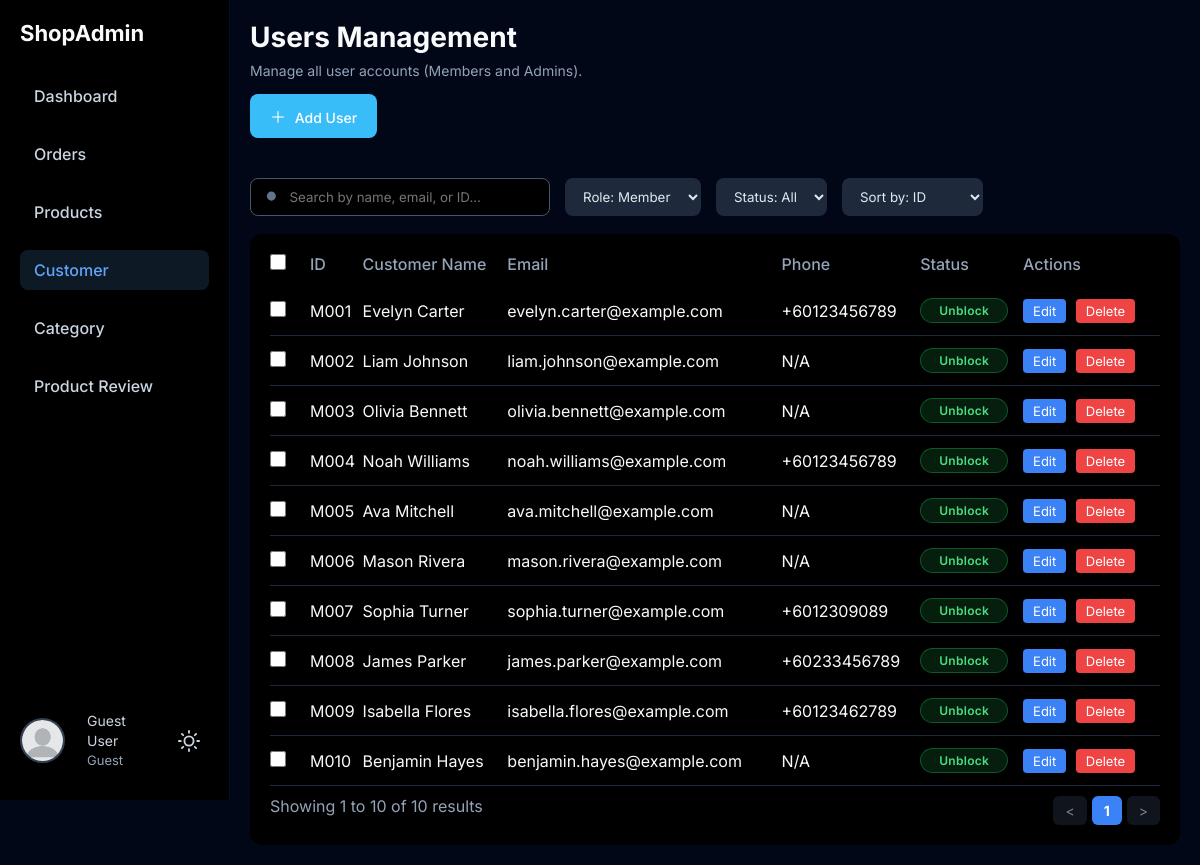
Page /pages/admin/adminCustomer.php on the earlier database version.
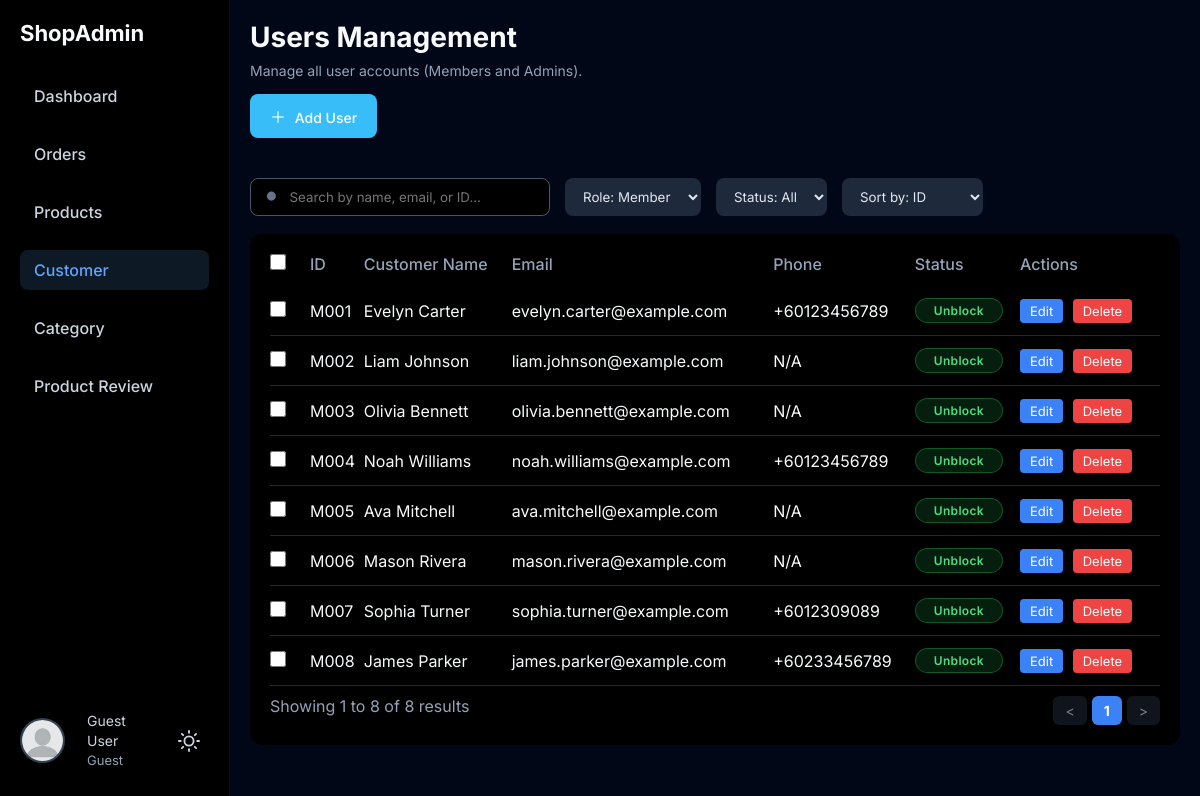
Same page on the later database version.
### tables this page shows
CREATE TABLE `userprofile` (
  `user_id` varchar(12) NOT NULL,
  `dob` date DEFAULT NULL,
  `contact_num` varchar(20) DEFAULT NULL,
  `gender` enum('Male','Female') DEFAULT NULL
);

CREATE TABLE `users` (
  `user_id` varchar(12) NOT NULL,
  `user_name` varchar(50) NOT NULL,
  `user_role` enum('Member','Admin') NOT NULL DEFAULT 'Member',
  `email` varchar(50) NOT NULL,
  `hash_password` varchar(255) NOT NULL,
  `account_status` enum('Unblock','Blocked','Unverify') NOT NULL DEFAULT 'Unblock'
);

### _base.php (called while the page is built, shortened)
<?php
$pathPrefix = (strpos($_SERVER['SCRIPT_NAME'], '/FixAndGo_Web') === 0) ? '/FixAndGo_Web' : '';
function get($key, $value = '')
{
    $value = $_GET[$key] ?? $value;
    return is_array($value) ? array_map('trim', $value) : trim($value);
}

### DAO/customer_dao.php (called while the page is built, shortened)
<?php
class CustomerDAO {
    public static function getAllCustomers($search = '', $status = '', $sortBy = 'user_id', $role = 'Member', $limit = null, $offset = 0) {
        global $_db;
        $query = "SELECT u.*, up.contact_num, up.dob, up.gender, a.address_one, a.state
                  FROM users u
                  LEFT JOIN userprofile up ON u.user_id = up.user_id
                  LEFT JOIN (
                    SELECT user_id, MIN(address_one) AS address_one, MIN(state) AS state
                    FROM address
                    GROUP BY user_id
                ) a ON u.user_id = a.user_id
                  WHERE u.user_role = ?";
        $params = [$role];
        $allowedSort = ['user_id', 'user_name', 'account_status', 'email'];
        if ($sortBy == 'user_name' || $sortBy == 'email' || $sortBy == 'user_id') {
            $query .= " ORDER BY u.$sortBy ASC";
        } else {
            $query .= " ORDER BY u.$sortBy DESC";
        }
        if (is_numeric($limit) && $limit > 0) {
            $query .= " LIMIT ? OFFSET ?";
            $params[] = (int)$limit;
            $params[] = (int)$offset;
        }
        $stmt = $_db->prepare($query);
        $stmt->execute($params);
        return $stmt->fetchAll();
    }
    public static function getTotalCount($search = '', $status = '', $role = 'Member') {
        global $_db;
        $query = "SELECT COUNT(DISTINCT u.user_id) AS total
                FROM users u
                LEFT JOIN userprofile up ON u.user_id = up.user_id
                WHERE u.user_role = ?";
        $params = [$role];
        $stmt = $_db->prepare($query);
        $stmt->execute($params);
        return (int) $stmt->fetch()->total;
    }
}
?>

### pages/admin/adminCustomer.php (the view, shortened to what this page needs)
<?php
require_once __DIR__ . '/../../_base.php';
$search = get('search');
$status = get('status', 'All');
$sortBy = get('sort', 'user_id');
$roleFilter = get('role', 'Member');
$limit = 13;
$page = (int)get('page', 1);
$offset = ($page - 1) * $limit;
$startNum = $offset + 1;
$queryParams = http_build_query([
    'search' => $search,
    'status' => $status,
    'sort'   => $sortBy,
    'role'   => $roleFilter,
    'page'   => $page
]);
$totalCustomers = CustomerDAO::getTotalCount($search, $status, $roleFilter);
$totalPages = ceil($totalCustomers / $limit);
$customers = CustomerDAO::getAllCustomers($search, $status, $sortBy, $roleFilter, $limit, $offset);
if ($totalCustomers == 0) {
    $startNum = 0;
    $endNum = 0;
} else {
    $startNum = $offset + 1;
    $endNum = min($offset + count($customers), $totalCustomers);
}
$selectedCustomer = null;
include 'adminHeader.php';
?>
<link rel="stylesheet" href="../../css/adminCustomer.css">
<div class="customers-page">
    <div class="customers-header">
        <div>
            <h1>Users Management</h1>
            <p>Manage all user accounts (Members and Admins).</p>
            <button class="add-btn" onclick="showAddModal()">
                <span>＋</span> Add User
            </button>
        </div>
    </div>
    <div class="customers-content">
        <div class="left-section">
            <form method="GET" action="adminCustomer.php" class="customer-toolbar">
                <div class="search-box">
                    <svg width="16" height="16" fill="#64748b" viewBox="0 0 24 24">
                        <path d="M21 21l-4.35-4.35M10.5 18a7.5 7.5 0 1 1 0-15 7.5 7.5 0 0 1 0 15z"/>
                    </svg>
                    <input type="text" name="search" placeholder="Search by name, email, or ID..."
                           value="<?= htmlspecialchars($search) ?>">
                </div>
                <select name="role" class="filter-select" onchange="this.form.submit()">
                    <option value="Member" <?= $roleFilter == 'Member' ? 'selected' : '' ?>>Role: Member</option>
                </select>
                <select name="status" class="filter-select" onchange="this.form.submit()">
                    <option value="All" <?= $status == 'All' ? 'selected' : '' ?>>Status: All</option>
                </select>
                <select name="sort" class="sort-select" onchange="this.form.submit()">
                    <option value="user_id" <?= $sortBy == 'user_id' ? 'selected' : '' ?>>Sort by: ID</option>
                </select>
            </form>
            <div class="customer-table-container">
                <table class="customer-table">
                    <thead>
                        <tr>
                            <th style="width: 40px;">
                                <input type="checkbox" id="selectAll" onchange="toggleSelectAll()">
                            </th>
                            <th>ID</th>
                            <th>Customer Name</th>
                            <th>Email</th>
                            <th>Phone</th>
                            <th>Status</th>
                            <th>Actions</th>
                        </tr>
                    </thead>
                    <tbody>
                        <?php if (empty($customers)): ?>
                            <tr>
                                <td colspan="7" style="text-align: center; padding: 30px;">
                                    No customers found
                                </td>
                            </tr>
                        <?php else: ?>
                            <?php foreach ($customers as $customer): ?>
                            <tr class="<?= ($selectedCustomer && $selectedCustomer->user_id == $customer->user_id) ? 'selected' : '' ?>">
                                <td onclick="event.stopPropagation();">
                                    <input type="checkbox" class="user-checkbox"
                                           value="<?= htmlspecialchars($customer->user_id) ?>"
                                           onchange="updateBulkDeleteBtn()">
                                </td>
                                <td onclick="window.location.href='?edit=<?= $customer->user_id ?>&<?= $queryParams ?>'"
                                    style="cursor: pointer;">
                                    <?= htmlspecialchars($customer->user_id) ?>
                                </td>
                                <td onclick="window.location.href='?edit=<?= $customer->user_id ?>&<?= $queryParams ?>'"
                                    style="cursor: pointer;"
                                    class="<?= ($selectedCustomer && $selectedCustomer->user_id == $customer->user_id) ? 'highlight' : '' ?>">
                                    <?= htmlspecialchars($customer->user_name) ?>
                                </td>
                                <td onclick="window.location.href='?edit=<?= $customer->user_id ?>&<?= $queryParams ?>'"
                                    style="cursor: pointer;">
                                    <?= htmlspecialchars($customer->email) ?>
                                </td>
                                <td onclick="window.location.href='?edit=<?= $customer->user_id ?>&<?= $queryParams ?>'"
                                    style="cursor: pointer;">
                                    <?= htmlspecialchars($customer->contact_num ?? 'N/A') ?>
                                </td>
                                <td onclick="window.location.href='?edit=<?= $customer->user_id ?>&<?= $queryParams ?>'"
                                    style="cursor: pointer;">
                                    <?php
                                    $statusClass = strtolower($customer->account_status);
                                    if ($statusClass == 'unblock') $statusClass = 'active';
                                    ?>
                                    <span class="status <?= $statusClass ?>">
                                        <?= htmlspecialchars($customer->account_status) ?>
                                    </span>
                                </td>
                                <td onclick="event.stopPropagation();">
                                    <a href="?edit=<?= $customer->user_id ?>&<?= $queryParams ?>" class="btn-edit">Edit</a>
                                    <a href="?action=delete&id=<?= $customer->user_id ?>&<?= $queryParams ?>"
                                       onclick="return confirm('Are you sure you want to delete this customer?')"
                                       class="btn-delete">Delete</a>
                                </td>
                            </tr>
                            <?php endforeach; ?>
                        <?php endif; ?>
                    </tbody>
                </table>
                <div class="table-footer">
                    <p>Showing <?= $startNum ?> to <?= $endNum ?> of <?= $totalCustomers ?> results</p>
                    <div class="pagination">
                        <?php
                        $baseQueryParams = http_build_query([
                            'search' => $search,
                            'status' => $status,
                            'sort'   => $sortBy,
                            'role'   => $roleFilter,
                        ]);
                        ?>
                        <a href="?page=<?= max(1, $page - 1) ?>&<?= $baseQueryParams ?>"
                            class="pagination-btn <?= $page <= 1 ? 'disabled' : '' ?>">
                            &lt;
                        </a>
                        <?php for ($i = 1; $i <= $totalPages; $i++): ?>
                            <?php
                            $editParam = $selectedCustomer ? '&edit=' . $selectedCustomer->user_id : '';
                            ?>
                            <a href="?page=<?= $i ?>&<?= $baseQueryParams ?><?= $editParam ?>"
                                class="pagination-btn <?= $i == $page ? 'active' : '' ?>">
                                <?= $i ?>
                            </a>
                        <?php endfor; ?>
                        <a href="?page=<?= min($totalPages, $page + 1) ?>&<?= $baseQueryParams ?>"
                            class="pagination-btn <?= $page >= $totalPages ? 'disabled' : '' ?>">
                            &gt;
                        </a>
                    </div>
                </div>
            </div>
        </div>
    </div>
</div>
<?php include 'adminFooter.php'; ?>

### pages/admin/adminHeader.php (shortened to what this page needs)
<!DOCTYPE html>
<html lang="en">
<head>
    <link rel="stylesheet" href="../../css/admin.css">
    <link rel="stylesheet" href="https://cdnjs.cloudflare.com/ajax/libs/font-awesome/7.0.1/css/all.min.css">
</head>
<body>
    <div class="admin-layout">
        <?php include 'adminSidebar.php'; ?>
        <div class="admin-main">

### pages/admin/adminSidebar.php (shortened to what this page needs)
<?php
$currentUser = getCurrentUser();
if (!$currentUser) {
    $currentUser = (object)[
        'user_id' => null,
        'user_name' => 'Guest User',
        'user_role' => 'Guest'
    ];
}
$userProfilePic = $currentUser->user_id ? getUserProfilePicture($currentUser->user_id) : $pathPrefix . '/images/profile/default_profile_picture.webp';
?>
<div class="admin-sidebar">
    <h2 class="logo">ShopAdmin</h2>
    <ul class="menu">
        <li><a href="adminDashboard.php" class="<?= basename($_SERVER['PHP_SELF']) == 'adminDashboard.php' ? 'active' : '' ?>">Dashboard</a></li>
        <li><a href="admin-order.php" class="<?= basename($_SERVER['PHP_SELF']) == 'admin-order.php' ? 'active' : '' ?>">Orders</a></li>
        <li><a href="admin-product.php" class="<?= basename($_SERVER['PHP_SELF']) == 'admin-product.php' ? 'active' : '' ?>">Products</a></li>
        <li><a href="adminCustomer.php" class="<?= basename($_SERVER['PHP_SELF']) == 'adminCustomer.php' ? 'active' : '' ?>">Customer</a></li>
        <li><a href="admin-category.php" class="<?= basename($_SERVER['PHP_SELF']) == 'admin-add-category.php' ? 'active' : '' ?>">Category</a></li>
        <li><a href="admin-manage-review.php" class="<?= basename($_SERVER['PHP_SELF']) == 'admin-manage-review.php' ? 'active' : '' ?>">Product Review</a></li>
    </ul>
    <div class="sidebar-footer">
        <div class="footer-content">
            <img src="<?= htmlspecialchars($userProfilePic) ?>"
                class="avatar"
                alt="<?= htmlspecialchars($currentUser->user_name) ?>"
                width="45" height="45" style="width: 45px; height: 45px; object-fit: cover;"
                onerror="this.src='<?= $pathPrefix ?>/images/profile/default_profile_picture.webp'">
            <p class="admin-name">
                <?= htmlspecialchars($currentUser->user_name) ?><br>
                <span><?= htmlspecialchars($currentUser->user_role) ?></span>
            </p>
            <button id="themeToggle" class="theme-toggle" aria-label="Toggle theme">
            </button>
        </div>
    </div>
</div>

### pages/admin/adminFooter.php
        </div>
    </div>
</body>
</html>

### css/admin.css (style rules this page uses)
:root { --color-bg-body: #010716; --color-text-light: #e2e8f0; --color-profile-bg: #1e293b; --color-box-bg: rgba(0, 0, 0, 0.3); --color-sidebar-bg: #000000; --color-sidebar-border: #021024; --color-logo-text: #f8fafc; --color-menu-text: #cbd5e1; --color-menu-active: #60a5fa; --color-admin-name: #cbd5e1; --color-admin-name-muted: #94a3b8; --color-search-border: #475569; --color-search-bg: #000000; --color-search-text: #f1f5f9; --color-surface: #000000; --color-surface-muted: #020617; --color-border: #334155; --color-text-main: #f8fafc; --color-text-muted: #94a3b8; --color-accent: #38bdf8; --color-accent-soft: rgba(56, 189, 248, 0.15); }
* { margin: 0; padding: 0; box-sizing: border-box; font-family: Inter, sans-serif; }
body { background: var(--color-bg-body); color: var(--color-text-light); transition: background 0.3s ease, color 0.3s ease; }
.admin-layout { display: flex; min-height: 100vh; }
.admin-sidebar { display: flex; flex-direction: column; width: 230px; background: var(--color-sidebar-bg); padding: 20px; border-right: 1px solid var(--color-sidebar-border); height: 100vh; position: fixed; top: 0; left: 0; transition: background 0.3s ease, border-color 0.3s ease; }
.logo { font-size: 22px; font-weight: 700; margin-bottom: 30px; color: var(--color-logo-text); transition: color 0.3s ease; }
.menu { padding: 0; margin: 0; flex: 1; }
.menu li { list-style: none; margin-bottom: 18px; }
.menu a { display: block; padding: 10px 14px; border-radius: 8px; text-decoration: none; color: var(--color-menu-text); font-weight: 500; transition: background 0.2s, color 0.2s; }
.menu a.active { background: rgba(96, 165, 250, 0.15); color: var(--color-menu-active); }
.sidebar-footer { position: absolute; bottom: 30px; left: 20px; right: 20px; color: var(--color-admin-name); }
.footer-content { display: flex; align-items: center; gap: 12px; }
.sidebar-footer .avatar { width: 45px; height: 45px; border-radius: 50%; object-fit: cover; border: 2px solid #334155; flex-shrink: 0; }
.admin-name { font-size: 14px; color: var(--color-admin-name); transition: color 0.3s ease; flex: 1; line-height: 1.4; }
.admin-name span { font-size: 13px; color: var(--color-admin-name-muted); transition: color 0.3s ease; }
.theme-toggle { width: 40px; height: 40px; border-radius: 50%; border: none; background: transparent; color: var(--color-menu-text); cursor: pointer; display: flex; align-items: center; justify-content: center; transition: all 0.3s ease; flex-shrink: 0; }
body[data-theme="dark"] .theme-toggle .sun-icon { display: block; }
.admin-main { flex: 1; padding: 20px; margin-left: 230px; }
.search-box { width: 600px; max-width: 800px; padding: 10px; border-radius: 6px; border: 1px solid var(--color-search-border); background: var(--color-search-bg); color: var(--color-search-text); transition: all 0.3s ease; }
.avatar { width: 40px; height: 40px; border-radius: 50%; margin-right: 10px; object-fit: cover; }

Differences in the rows shown:
removed userprofile: user_id.user_id "M009", user_id.user_name "Isabella Flores", user_id.email "isabella.flores@example.com", contact_num "+60123462789", user_id.account_status "Unblock"
removed userprofile: user_id.user_id "M010", user_id.user_name "Benjamin Hayes", user_id.email "benjamin.hayes@example.com", contact_num "N/A", user_id.account_status "Unblock"
Other differences:
$endNum: "10" → "8"
$totalCustomers: "10" → "8"
